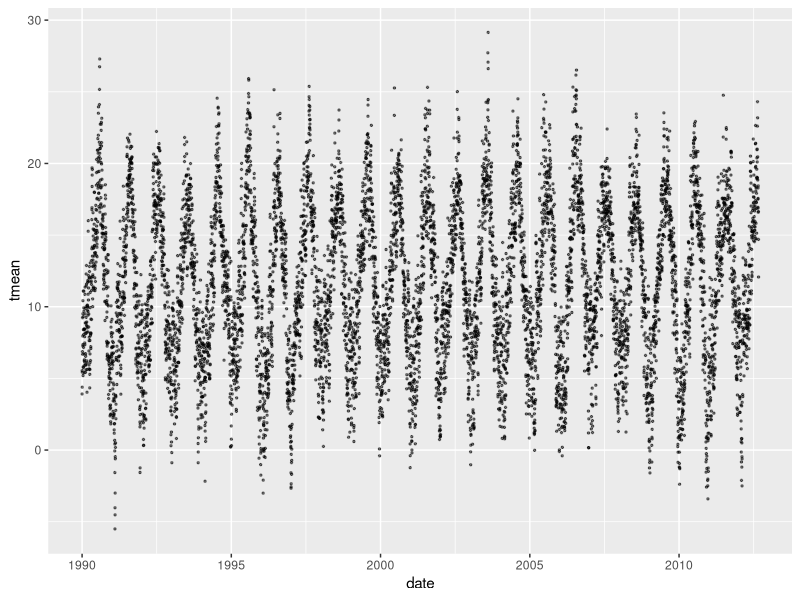
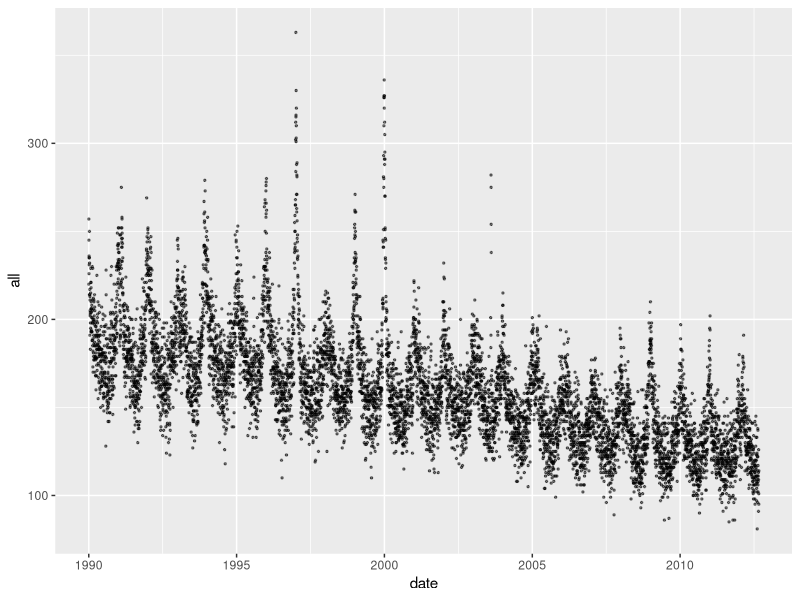
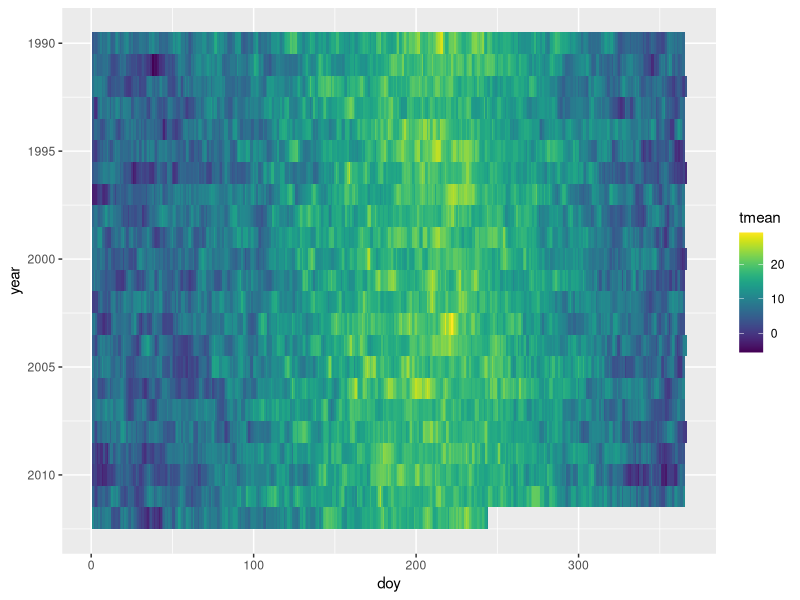
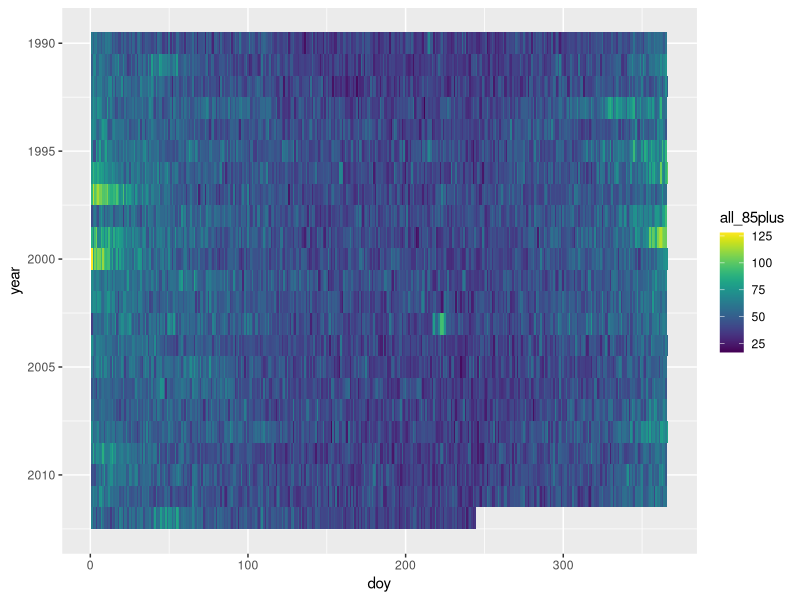
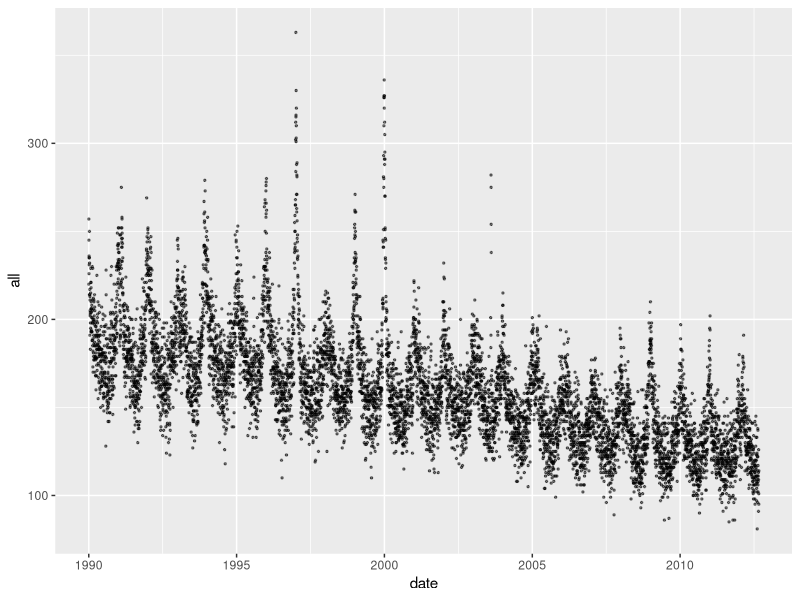
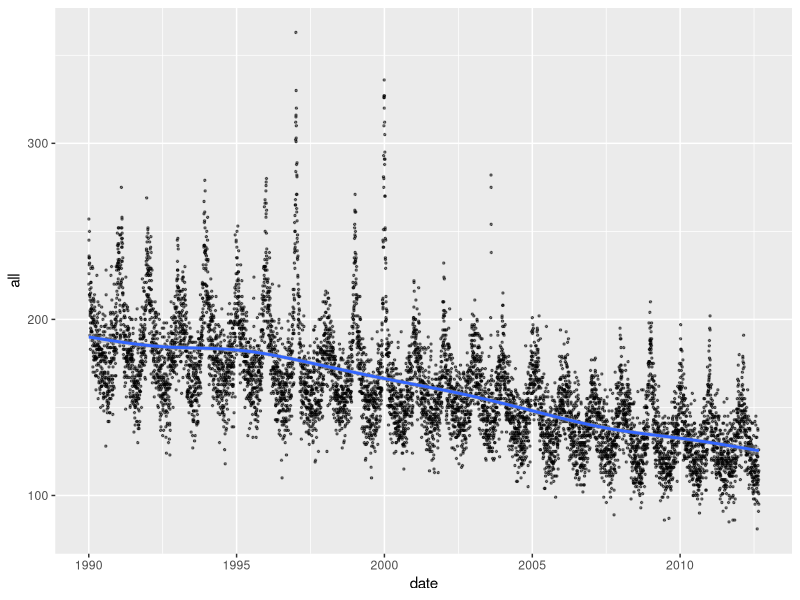
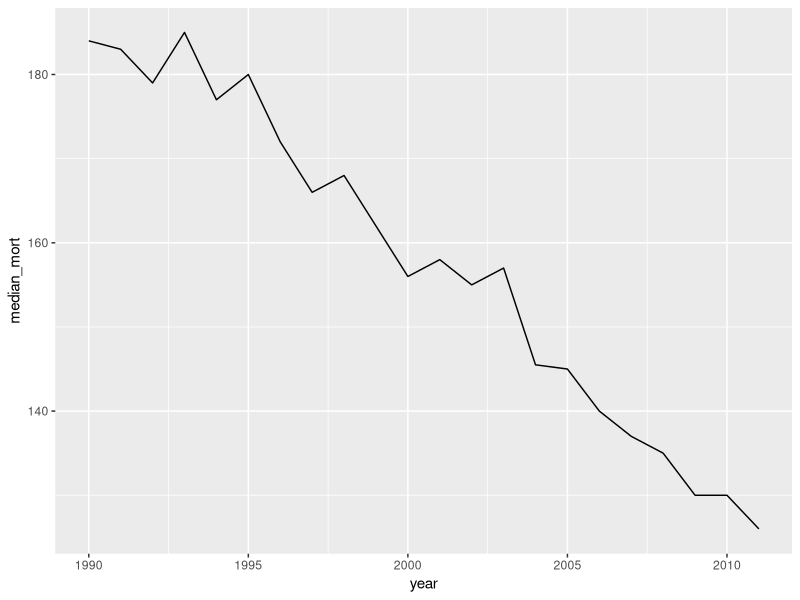
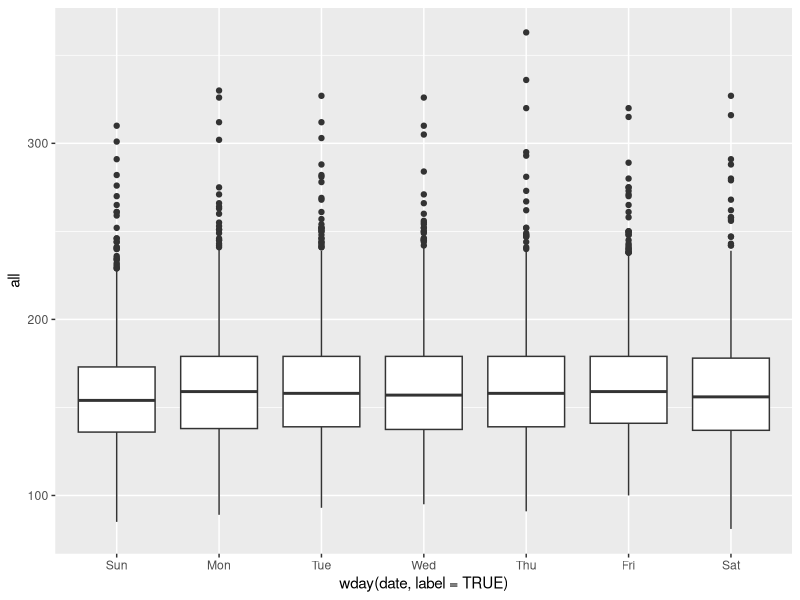

Recreate these plots in R, in order.
## ---- chunk 1
library(tidyverse) # Loads all the tidyverse packages, including readr
obs <- read_csv("data/lndn_obs.csv")
obs
## ---- chunk 2
class(obs$date)
## ---- chunk 3
min(obs$date)
max(obs$date)
## ---- chunk 4
range(obs$date)
## ---- chunk 5
summary(obs)
## ---- chunk 6
# Calculate number of days in study period
obs %>%            # Using piping (%>%) throughout to keep code clear
  pull(date) %>%   # Extract the `date` column as a vector
  range() %>%      # Take the range of dates (earliest and latest)
  diff()           # Calculate time difference from start to finish of study 

# Get number of observations in dataset---should be 1 more than time difference
obs %>% 
  nrow()
## ---- chunk 7
ggplot(obs, aes(x = date, y = tmean)) + 
  geom_point(alpha = 0.5, size = 0.5)
## ---- chunk 8
ggplot(obs, aes(x = date, y = all)) + 
  geom_point(alpha = 0.5, size = 0.5)
## ---- chunk 9
library(viridis)
ggplot(obs, aes(x = doy, y = year, fill = tmean)) + 
  geom_tile() +
  scale_y_reverse() + 
  scale_fill_viridis()
## ---- chunk 10
ggplot(obs, aes(x = doy, y = year, fill = all_85plus)) + 
  geom_tile() +
  scale_y_reverse() + 
  scale_fill_viridis()
## ---- chunk 11
ggplot(obs, aes(x = date, y = all)) + 
  geom_point(alpha = 0.5, size = 0.5)
## ---- chunk 12
ggplot(obs, aes(x = date, y = all)) + 
  geom_point(alpha = 0.5, size = 0.5) + 
  geom_smooth()
## ---- chunk 13
obs %>% 
  group_by(year) %>% 
  filter(year != 2012) %>% # Take out the last year
  summarize(median_mort = median(all)) %>% 
  ggplot(aes(x = year, y = median_mort)) +
  geom_line()
## ---- chunk 14
class(obs$dow)
## ---- chunk 15
library(lubridate)
obs <- obs %>% 
  mutate(dow = wday(date, label = TRUE))

class(obs$dow)
levels(obs$dow)
## ---- chunk 16
obs %>% 
  group_by(dow) %>% 
  summarize(mean(all), 
            median(all), 
            quantile(all, 0.25), 
            quantile(all, 0.75))
## ---- chunk 17
obs %>% 
  group_by(dow) %>% 
  summarize(mean(tmean), 
            median(tmean), 
            quantile(tmean, 0.25), 
            quantile(tmean, 0.75))
## ---- chunk 18
ggplot(obs, aes(x = wday(date, label = TRUE), y = all)) + 
  geom_boxplot()
## ---- chunk 19
ggplot(obs, aes(x = dow, y = all)) + 
  geom_violin(draw_quantiles = c(0.25, 0.5, 0.75))
## ---- chunk 20
mod_linear_reg <- glm(all ~ tmean, data = obs)
## ---- chunk 21
mod_linear_reg
## ---- chunk 22
summary(mod_linear_reg)
## ---- chunk 23
library(broom)
glance(mod_linear_reg)
## ---- chunk 24
tidy(mod_linear_reg)
## ---- chunk 25
augment(mod_linear_reg)
## ---- chunk 26
mod_linear_reg %>% 
  augment() %>% 
  ggplot(aes(x = tmean)) + 
  geom_point(aes(y = all), alpha = 0.4, size = 0.5) + 
  geom_line(aes(y = .fitted), color = "red") + 
  labs(x = "Mean daily temperature", y = "Log(Expected mortality count)")
## ---- chunk 27
mod_pois_reg <- glm(all ~ tmean, data = obs, family = "poisson")
## ---- chunk 28
summary(mod_pois_reg)
## ---- chunk 29
mod_pois_reg %>% 
  augment() %>% 
  ggplot(aes(x = tmean)) + 
  geom_point(aes(y = log(all)), alpha = 0.4, size = 0.5) + 
  geom_line(aes(y = .fitted), color = "red") + 
  labs(x = "Mean daily temperature", y = "Log(Expected mortality count)")
## ---- chunk 30
mod_pois_reg %>% 
  augment() %>% 
  ggplot(aes(x = tmean)) + 
  geom_point(aes(y = all), alpha = 0.4, size = 0.5) + 
  geom_line(aes(y = exp(.fitted)), color = "red") + 
  labs(x = "Mean daily temperature", y = "Expected mortality count")
## ---- chunk 31
mod_ovdisp_reg <- glm(all ~ tmean, data = obs, family = "quasipoisson")
## ---- chunk 32
summary(mod_ovdisp_reg)
## ---- chunk 33
tidy(mod_pois_reg) %>% 
  filter(term == "tmean")
tidy(mod_ovdisp_reg) %>% 
  filter(term == "tmean")
## ---- chunk 34
mod_ctrl_dow <- glm(all ~ tmean + factor(dow, ordered = FALSE), 
                    data = obs, family = "quasipoisson")
## ---- chunk 35
summary(mod_ctrl_dow)
## ---- chunk 36
mod_ctrl_dow %>% 
  augment() %>% 
  ggplot(aes(x = tmean)) + 
  geom_point(aes(y = all), alpha = 0.4, size = 0.5) + 
  geom_line(aes(y = exp(.fitted)), color = "red") + 
  labs(x = "Mean daily temperature", y = "Expected mortality count")
## ---- chunk 37
mod_ctrl_dow %>% 
  augment() %>% 
  ggplot(aes(x = tmean)) + 
  geom_point(aes(y = all), alpha = 0.4, size = 0.5) + 
  geom_line(aes(y = exp(.fitted)), color = "red") + 
  labs(x = "Mean daily temperature", y = "Expected mortality count") + 
  facet_wrap(~ obs$dow)
